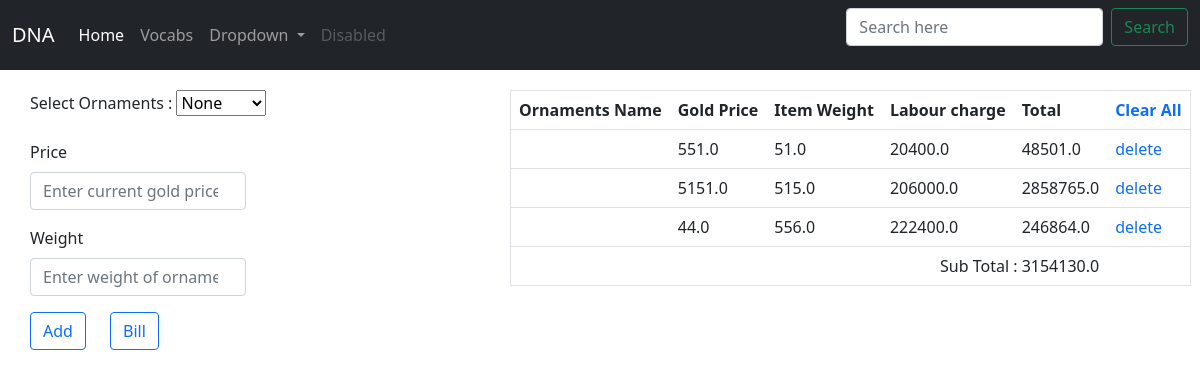
The app's page /newtest with its own data.
### myapp/models.py (models this page shows)
class JeCalc(models.Model):
    sel=models.TextField(null=True, blank=True, max_length=50)
    labour=models.FloatField(null=True, blank=True, max_length=50)
    price=models.FloatField(max_length=50)
    weight=models.FloatField(max_length=50)
    total=models.FloatField(max_length=50)

### myapp/views.py (the view)
# urls.py: path('newtest', views.newtest, name='newtest'),
def newtest(request):
    bdata=JeCalc.objects.all()
    gtotal=JeCalc.objects.all().aggregate(gtotaldata=Sum('total'))
    contex={
                'bdata':bdata,
                'gtotal':gtotal
            }
    return render(request, 'newtest.html',contex)

### templates/newtest.html (shortened to what this page needs)
{% extends 'index.html' %}
{% block body %}
<link rel="stylesheet" href="/static/css/newtest.css">
<div class="main">
    <div class="left">
        <form class="frm" method="post" action="{% url 'jecalc'%}">
            <label for="sel">Select Ornaments :</label>
            <select name="sel" id="sel">
                <option value="">None</option>
            </select><br><br>
            <div class="mb-3">
                <label for="exampleFormControlInput1" class="form-label">Price</label>
                <input type="number" step="any" class="form-control" id="exampleFormControlInput1"
                    placeholder="Enter current gold price per gram" name="price" required>
            </div>
            <div class="mb-3">
                <label for="exampleFormControlInput1" class="form-label">Weight</label>
                <input type="number" step="any" class="form-control" id="exampleFormControlInput1"
                    placeholder="Enter weight of ornaments in gram" name="weight" required>
            </div>
            <input type="submit" class="btn btn-outline-primary" value="Add">
        </form>
        <form class="bill" method="post" action="{% url 'billdata' %}">
            <input type="submit" class="btn btn-outline-primary" value="Bill">
        </form>
        <br>
    </div>
    <div class="right">
        <table border="1px" class="table table-hover">
            <tr>
                <th>Ornaments Name</th>
                <th>Gold Price</th>
                <th>Item Weight</th>
                <th>Labour charge</th>
                <th>Total</th>
                <th>
                    <a href="vdata">Clear All</a>
                </th>
            </tr>
            {% for i in bdata %}
            <tr>
                <td>{{i.sel}}</td>
                <td>{{i.price}}</td>
                <td>{{i.weight}}</td>
                <td>{{i.labour}}</td>
                <td>{{i.total}}</td>
                <td><a href="dele/{{ i.id }}">delete</a></td>
            </tr>
            {% endfor %}
            <tr>
                <td colspan="5" align="right"> Sub Total : {{gtotal.gtotaldata}} </td>
            </tr>
        </table>
        <br>
        <br>
    </div>
</div>
{% endblock body %}

### static/css/newtest.css (style rules this page uses)
* { user-select: none; }
.main { display: flex; }
.left { margin-top: 20px; margin-left: 30px; width: 40%; }
.left .mb-3 { width: 45%; }
.right { margin-top: 20px; }
.bill { margin-left: 80px; margin-top: -54px; }
a { text-decoration: none; }

### records on screen
JeCalc: price "551.0", weight "51.0", labour "20400.0", total "48501.0"
JeCalc: price "5151.0", weight "515.0", labour "206000.0", total "2858765.0"
JeCalc: price "44.0", weight "556.0", labour "222400.0", total "246864.0"

### other values on screen
{{ gtotal.gtotaldata }} "3154130.0"
